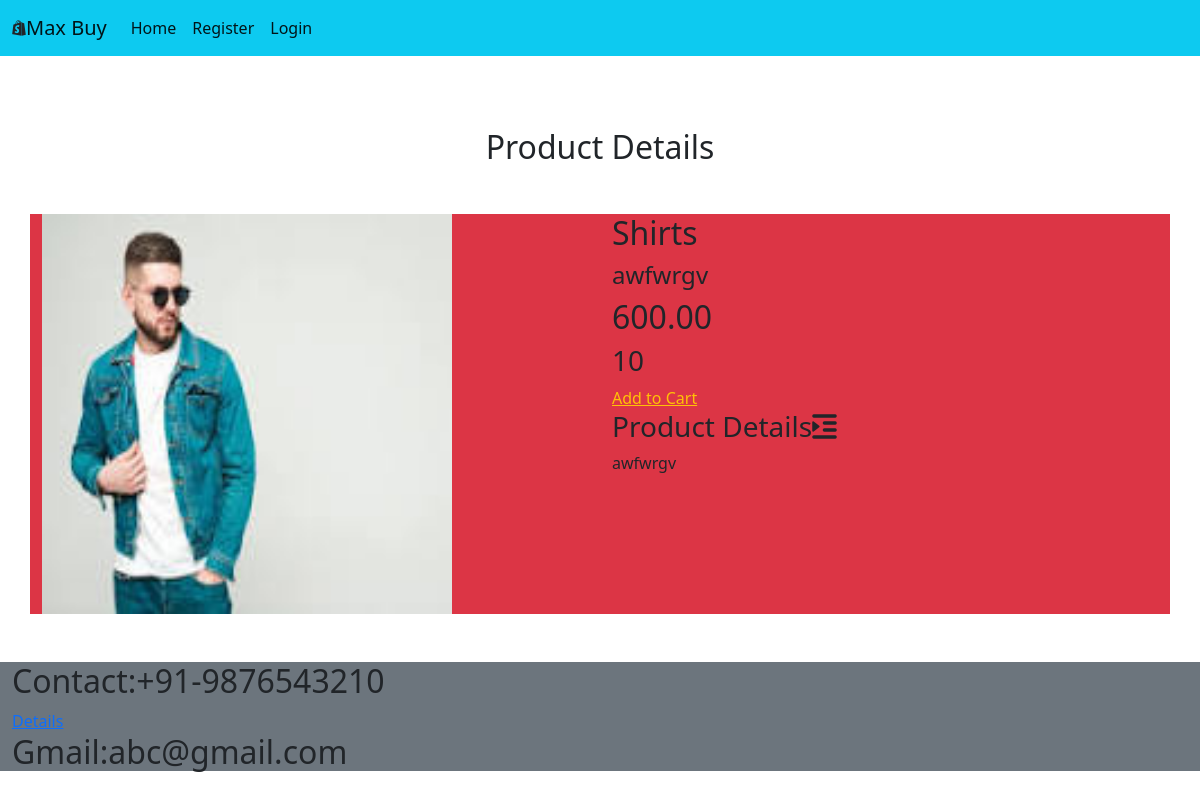
Screenshot of /product_details/2 with the database file from the repository.
### shop/models.py (models this page shows, shortened)
class Product(models.Model):
    name = models.CharField(max_length=30)
    desc = models.TextField()
    image = models.ImageField(upload_to='media/images', blank=True, null=True)
    price=models.DecimalField(max_digits=10,decimal_places=2)
    stock=models.IntegerField()
    available=models.BooleanField(default=True)
    created=models.DateTimeField(auto_now_add=True)
    updated=models.DateTimeField(auto_now=True)
    category=models.ForeignKey(Category,on_delete=models.CASCADE)

### shop/views.py (the view)
# urls.py: path('product_details/<int:i>',views.product_details,name="product_details"),
def product_details(request,i):
    p = Product.objects.get(id=i)
    return render(request,'product_details.html',{'p': p})

### templates/product_details.html
{% extends 'base.html' %}
{% load static %}
{% block content %}
<div class="container text-center mt-5 mb-5">
    <h2>Product Details</h2>
</div>
<div class="container bg-danger">
    <div class="row">
        <div class="col">
            <img src="{{p.image.url}}" height="400px" width="75%">
        </div>
        <div class="col">
            <h2>{{p.name}}</h2>
            <h4>{{p.desc}}</h4>
            <h2>{{p.price}}</h2>
            <h3>{{p.stock}}</h3>
            {% if user.is_superuser == True %}
                {% if p.stock > 0 %}
                    <h3 class="text-success">Product in Stock</h3>
                    <a style="text-decoration:none" href="{% url 'admin:index' %}" class="btn_1">Add Stock</a>
                {% else %}
                    <h3 class="text-danger">Out of Stock</h3>
                    <a style="text-decoration:none" href="{% url 'admin:index' %}" class="btn_1">Add Stock</a>
                {% endif %}
            {% else %}
                {% if p.stock > 0 %}
                    <a href="{% url 'cart:add_to_cart' p.id %}" class="btn_1 text-warning">Add to Cart</a>
                {% else %}
                    <h3 class="text-secondary">Out of Stock</h3>
                {% endif %}
            {% endif %}
      <h3>Product Details<i style="#" class="fa fa-indent"></i> </h3>
      <p style="#">{{p.desc}}</p>
    </div>
  </div>
</div>
{% endblock %}

### rows the page displays
Product: image (picture), name "Shirts", desc "awfwrgv", price "600.00", stock "10"
